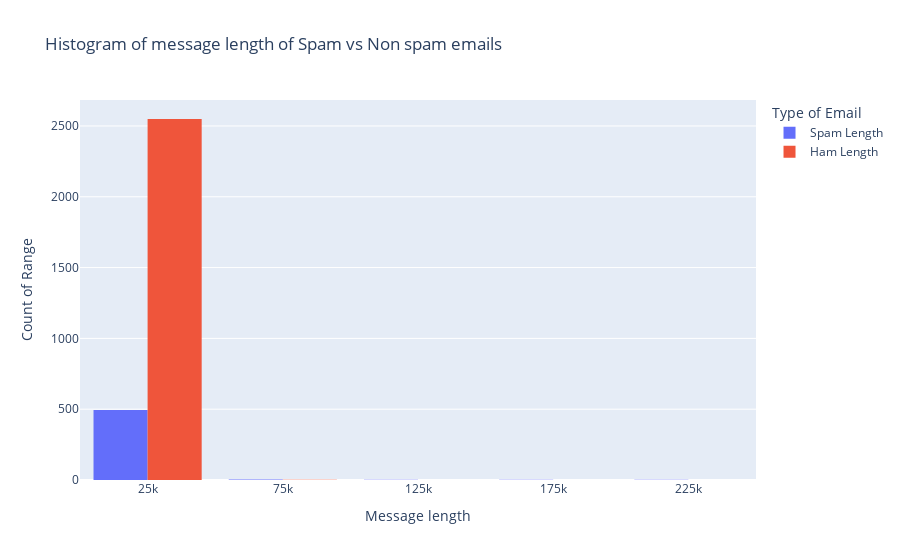

The code cell stored with this chart in its notebook:
### Code cell
# plot distrubution of message length of messages (histogram)

hist1 = go.Histogram(x = [len(row.text) for ind, row in df[df.label == "spam"].iterrows()],
        nbinsx=10, name = "Spam Length")
hist2 = go.Histogram(x = [len(row.text) for ind, row in df[df.label == "ham"].iterrows()], 
         nbinsx=10, name = "Ham Length")

fig = go.Figure(data = [hist1, hist2])

fig.update_layout(
    title = "Histogram of message length of Spam vs Non spam emails",
    xaxis_title = "Message length",
    yaxis_title = "Count of Range",
    legend_title="Type of Email",
)

fig.show()

### Figure 1 — Plotly figure (JSON) as saved in the notebook; plotly's stock layout.template omitted (floating-point values rounded to 4 significant figures; data arrays with more than 128 entries replaced by an {"elided": "..."} marker saying what was removed)
{"data": [{"name": "Spam Length", "nbinsx": 10, "type": "histogram", "x": {"elided": "501 int values"}}, {"name": "Ham Length", "nbinsx": 10, "type": "histogram", "x": {"elided": "2551 int values"}}], "layout": {"legend": {"title": {"text": "Type of Email"}}, "title": {"text": "Histogram of message length of Spam vs Non spam emails"}, "xaxis": {"title": {"text": "Message length"}}, "yaxis": {"title": {"text": "Count of Range"}}}}
